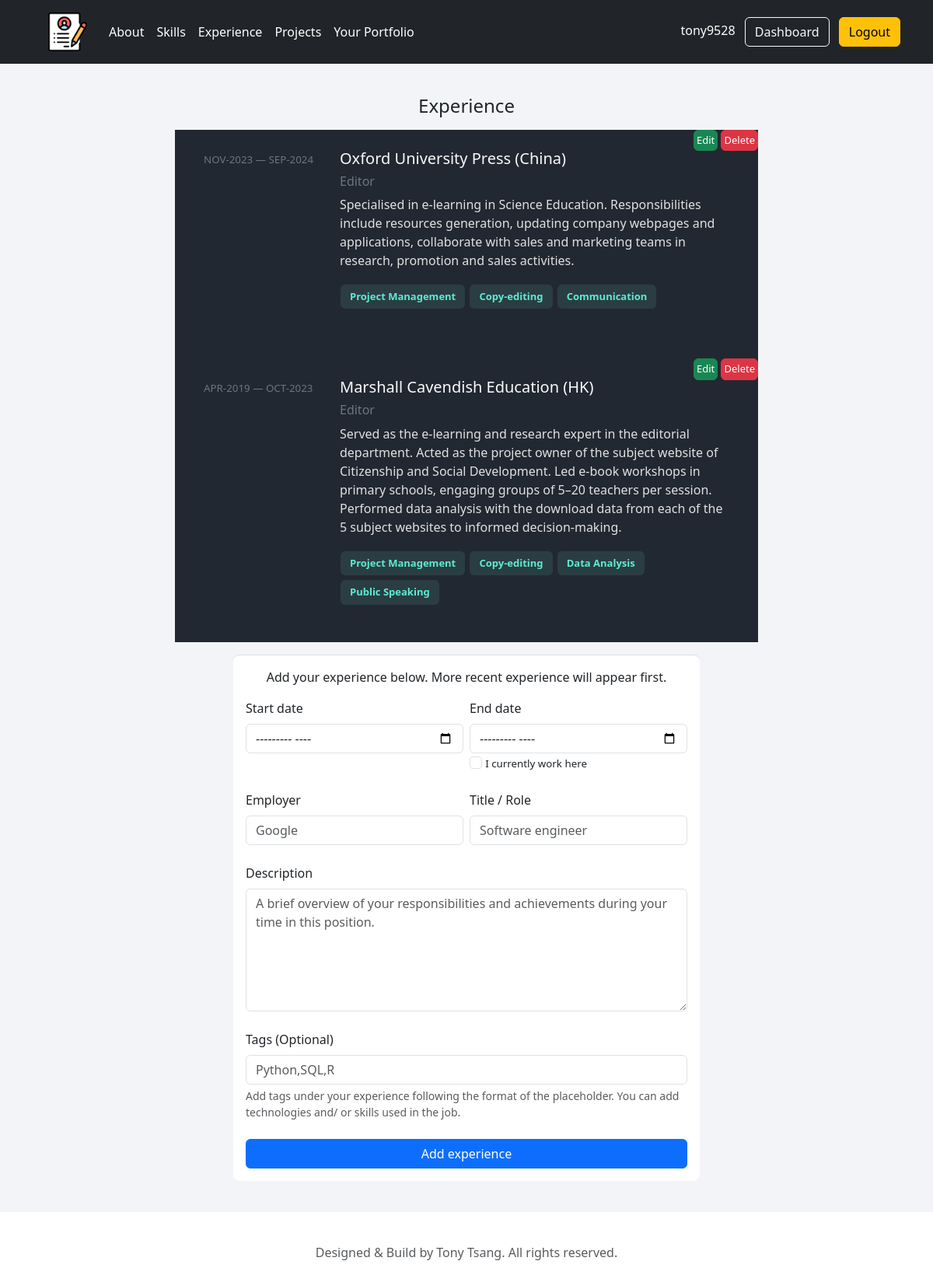
Screenshot of /experience (signed in) with the database file from the repository.
### tables this page shows
CREATE TABLE "experience"(
    "experience_id" INTEGER PRIMARY KEY AUTOINCREMENT,
    "user_id" INTEGER NOT NULL,
    "start_date" TEXT NOT NULL,
    "end_date" TEXT NOT NULL,
    "employer" TEXT NOT NULL,
    "role" TEXT NOT NULL,
    "description" TEXT NOT NULL,
    "tags" TEXT,
    FOREIGN KEY ("user_id") REFERENCES "users" ("id")
);

### portfolio/routes.py (the view, shortened to what this page needs)
@app.route('/experience', methods = ['GET', 'POST'])
def experience():
    if not session.get("user_id"):
        flash("Please login first", "warning")
        return redirect(url_for('login'))
    user_id = session["user_id"]
    username = session["username"]
    sql = "SELECT * FROM experience WHERE user_id = :user_id ORDER BY end_date DESC, start_date DESC"
    sql = text(sql)
    result = db.engine.connect().execute(sql, {'user_id': user_id}).fetchall()
    if result:
        user_experience_list = [
            {
                "experience_id": row.experience_id,
                "start_date": row.start_date,
                "end_date": row.end_date,
                "employer": row.employer,
                "role": row.role,
                "description": row.description,
                "tags": row.tags.split(',') if row.tags else [],
                "start_date_formatted": datetime.strptime(row.start_date, "%Y-%m").strftime("%b-%Y").upper(),
                "end_date_formatted": datetime.strptime(row.end_date, "%Y-%m").strftime("%b-%Y").upper() if row.end_date != 'CURRENT' else row.end_date,
            }
            for row in result
        ]
    else:
        user_experience_list = None
    return render_template("experience.html", username=username, user_experience_list=user_experience_list)

### portfolio/templates/experience.html (shortened to what this page needs)
{% extends "layout.html" %}
{% block content %}
<div class="container">
    <div>
        <h1 class="h4 mb-2 fw-normal text-center">Experience</h1>
        <div class="container text-left px-3 gy-3">
            {%  if user_experience_list %}
            <div class="exp-container">
                {% for row in user_experience_list %}
                <div class="row text-left position-relative exp-row">
                    <div class="col-md-3 col-12 date-container text-left text-secondary"><span class="exp-date">{{row['start_date_formatted']}} — {{row['end_date_formatted']}}</span></div>
                    <div class="col-md-9 col-12 exp-heading text-left  ">
                        <div class="exp-employer text-light"><h5>{{row['employer']}}</h5></div>
                        <div class="exp-role text-secondary"><h6>{{row['role']}}</h6></div>
                        <div class="exp-description"><p style="color: #EEEE;">{{row['description']}}</p> </div>
                        <div class="exp-tags">
                            {% for tag in row.tags %}
                                <button type="button" class="btn btn-outline-secondary tag">{{tag}}</button>
                            {% endfor %}
                        </div>
                        <div class="position-absolute top-0 end-0">
                             <a href="{{url_for('edit_experience', id=row.experience_id)}}"><button class="btn btn-success edit-delete">Edit</button></a>
                            <form action="{{ url_for('delete_experience', id=row.experience_id) }}" method="POST" style="display: inline;">
                                <button type="submit" class="btn btn-danger edit-delete" onclick="return confirm('Are you sure you want to delete this item?');">Delete</button>                        </div>
                        </div>
                </div>
                <hr>
                {% endfor %}
            </div>
            {% endif %}
        </div>
    </div>
    <div class="container text-left form-container">
        <p class="text-center">Add your experience below. More recent experience will appear first.</p>
        <form action="/experience" method="POST" class="row g-2">
            <div class="mb-3 col-md-6">
                <label for="start_date" class="form-label">Start date</label>
                <input type="month" name="start_date" class="form-control"  required>
            </div>
            <div class="mb-3 col-md-6">
                <label for="end_date" class="form-label">End date</label>
                <input type="month" name="end_date" class="form-control"  required>
                <input class="form-check-input" id="check-current" type="checkbox" value="">
                <label class="form-check-label" for="check-current">
                    I currently work here
                </label>
            </div>
            <div class="mb-3 col-md-6">
                <label for="employer" class="form-label">Employer</label>
                <input type="text" name="employer" class="form-control" placeholder="Google" required>
            </div>
            <div class="mb-3 col-md-6">
                <label for="role" class="form-label">Title / Role</label>
                <input type="text" name="role" class="form-control" placeholder="Software engineer" required>
            </div>
            <div class="mb-3">
                <label for="description" class="form-label">Description</label>
                <textarea id="description" name="description" class="form-control" rows="6" placeholder="A brief overview of your responsibilities and achievements during your time in this position." required></textarea>
            </div>
            <div class="mb-3">
                <label for="tags" class="form-label">Tags (Optional)</label>
                <input type="text" id="exp-tags" name="exp-tag" class="form-control" placeholder="Python,SQL,R" aria-describedby="tagshelpblock">
                <div id="tagshelpblock" class="form-text">
                    Add tags under your experience following the format of the placeholder. You can add technologies and/ or skills used in the job.
                </div>
            </div>
            <div class="d-grid gap-2">
                <button type="submit" class="btn btn-primary">Add experience</button>
            </div>
        </form>
    </div>
</div>
{% endblock content %}

### portfolio/static/css/style.css (style rules this page uses)
a { color:#00ADB5; text-decoration: none; }
html { scroll-behavior: smooth; }
.form-container { background-color: #fff; border-radius: 8px; border-top: 1px solid #dadde1; box-sizing: border-box; padding: 16px; position: relative; width: 600px; }
.edit-delete { font-size: small; padding:3px; }
.exp-container { max-width: 750px; background-color: #222831; margin: 16px auto; }
.exp-row { padding: 25px; margin: 16px auto; border-radius: 10px; }
.exp-date { font-size: smaller; }
.exp-description { color: #EEEEEE; }
.exp-tags { border: 3px; margin-bottom: 3px; }
.form-check-label { font-size: smaller; }
.tag { font-size: small; font-weight: bold; color: #5eead4; border: 0px solid ; background-color: #4e998f2f; margin:3px 1px; }

### rows the page displays
experience: start_date_formatted "NOV-2023", end_date_formatted "SEP-2024", employer "Oxford University Press (China)", role "Editor", description "Specialised in e-learning in Science Education. Responsibilities include resources generation, updating company webpages and applications, collaborate with sales and marketing teams in research, promotion and sales activities.", tags "Project Management" "Copy-editing" "Communication"
experience: start_date_formatted "APR-2019", end_date_formatted "OCT-2023", employer "Marshall Cavendish Education (HK)", role "Editor", description "Served as the e-learning and research expert in the editorial department. Acted as the project owner of the subject website of Citizenship and Social Development. Led e-book workshops in primary schools, engaging groups of 5–20 teachers per session. Performed data analysis with the download data from each of the 5 subject websites to informed decision-making.", tags "Project Management" "Copy-editing" "Data Analysis" "Public Speaking"

### other values shown
{{ username }} "tony9528"
